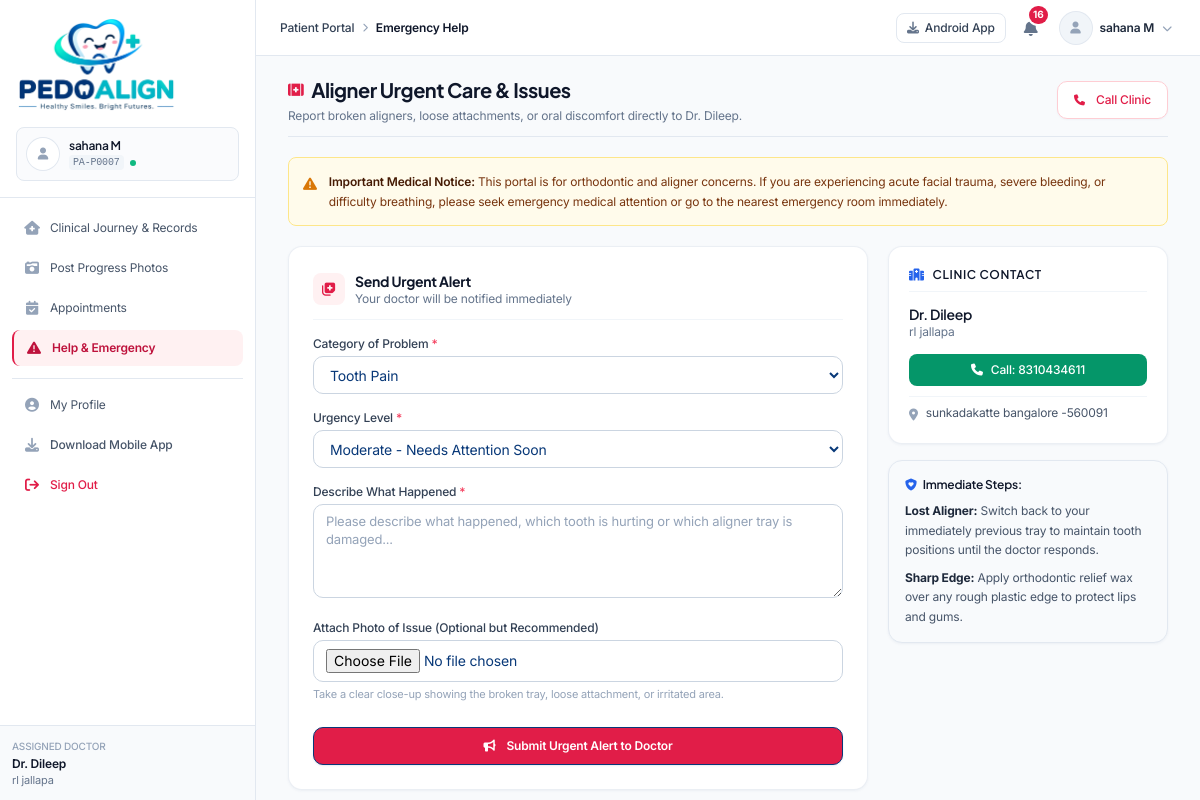
Page /patient/emergency/ (signed in) on the earlier database version.
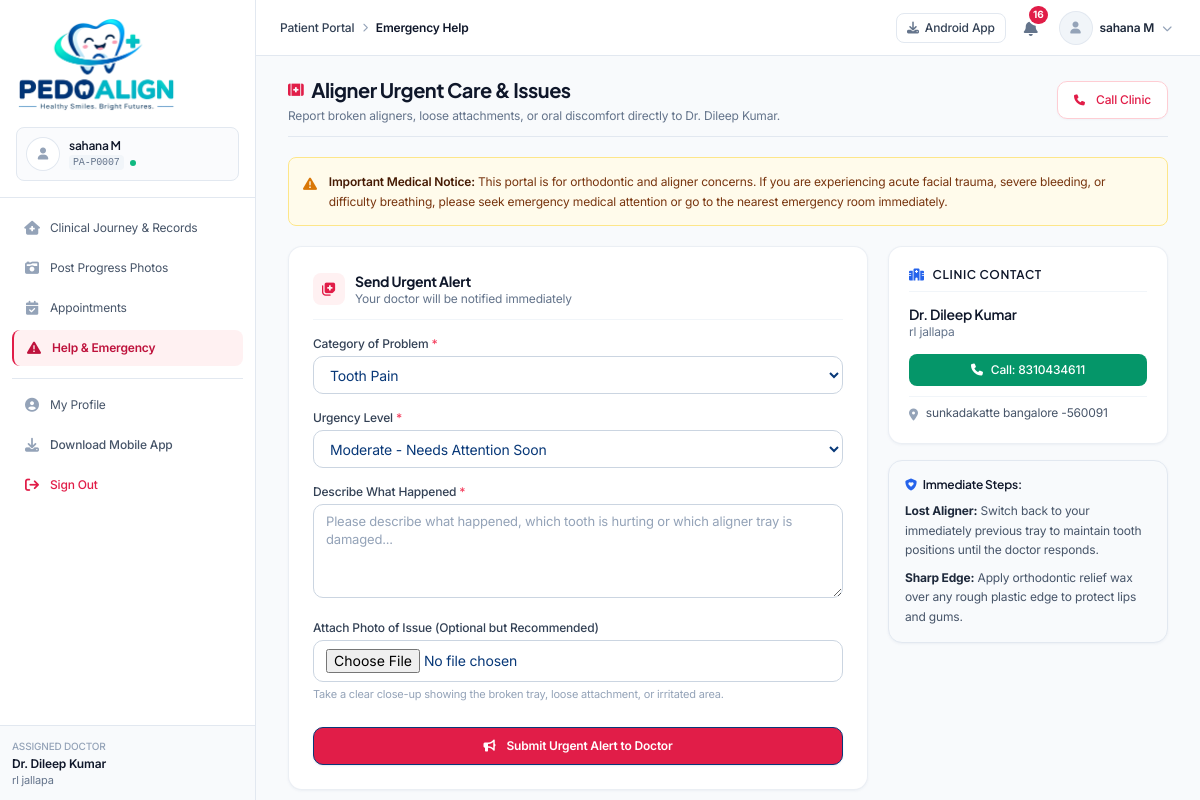
Same page on the later database version.
### patient/models.py (models this page shows, shortened)
class PatientProfile(models.Model):
    CONNECTION_STATUS_CHOICES = [
        ('NOT_CONNECTED', 'Not Connected'),
        ('PENDING_APPROVAL', 'Pending Doctor Approval'),
        ('CONNECTED', 'Connected to Doctor'),
        ('REJECTED', 'Connection Rejected'),
    ]
    CATEGORY_CHOICES = [
        ('CHILD', 'Child Patient'),
        ('ADULT', 'Adult Patient'),
    ]
    user = models.OneToOneField(User, on_delete=models.CASCADE, related_name='patient_profile')
    patient_id = models.CharField(max_length=30, unique=True, default=generate_patient_id)
    full_name = models.CharField(max_length=200)
    patient_category = models.CharField(max_length=20, choices=CATEGORY_CHOICES, default='CHILD', blank=True)
    date_of_birth = models.DateField(null=True, blank=True)
    phone_number = models.CharField(max_length=50)
    parent_guardian_name = models.CharField(max_length=150, blank=True, null=True, help_text="Parent / Guardian Name")
    parent_guardian_phone = models.CharField(max_length=50, blank=True, null=True)
    parent_guardian_email = models.EmailField(blank=True, null=True)
    parent_guardian_relationship = models.CharField(max_length=50, blank=True, null=True, default='Parent')
    avatar = models.ImageField(upload_to='patient_avatars/', blank=True, null=True)
    connected_patient_record = models.OneToOneField(
        'doctor.Patient',
        on_delete=models.SET_NULL,
        null=True,
        blank=True,
        related_name='portal_profile'
    )
    connection_status = models.CharField(
        max_length=30,
        choices=CONNECTION_STATUS_CHOICES,
        default='NOT_CONNECTED'
    )
    pending_code = models.ForeignKey(
        'doctor.PatientJoiningCode',
        on_delete=models.SET_NULL,
        null=True,
        blank=True,
        related_name='requesting_patient_profiles'
    )
    requested_at = models.DateTimeField(null=True, blank=True)
    created_at = models.DateTimeField(auto_now_add=True)
    updated_at = models.DateTimeField(auto_now=True)
    @property
    def is_connected(self):
        return self.connection_status == 'CONNECTED' and self.connected_patient_record is not None
    @property
    def doctor(self):
        if self.is_connected and self.connected_patient_record:
            return self.connected_patient_record.doctor
        return None

### doctor/models.py (models this page shows, shortened)
class Patient(models.Model):
    GENDER_CHOICES = [
        ('Male', 'Male'),
        ('Female', 'Female'),
        ('Other', 'Other'),
    ]
    STATUS_CHOICES = [
        ('PENDING_CONNECTION', 'Pending Connection'),
        ('ACTIVE', 'Active Treatment'),
        ('ON_HOLD', 'On Hold'),
        ('COMPLETED', 'Completed'),
        ('DISCONTINUED', 'Discontinued'),
    ]
    CATEGORY_CHOICES = [
        ('CHILD', 'Child Patient'),
        ('ADULT', 'Adult Patient'),
    ]
    FREQUENCY_CHOICES = [
        ('WEEKLY', 'Weekly'),
        ('MONTHLY', 'Monthly'),
        ('CUSTOM', 'Custom Date'),
    ]
    doctor = models.ForeignKey(DoctorProfile, on_delete=models.CASCADE, related_name='patients')
    patient_id = models.CharField(max_length=50, unique=True)
    first_name = models.CharField(max_length=100)
    last_name = models.CharField(max_length=100)
    patient_category = models.CharField(max_length=20, choices=CATEGORY_CHOICES, default='CHILD', blank=True)
    email = models.EmailField(blank=True, null=True)
    phone = models.CharField(max_length=50)
    age = models.PositiveIntegerField()
    gender = models.CharField(max_length=20, choices=GENDER_CHOICES)
    date_of_birth = models.DateField(blank=True, null=True)
    parent_guardian_name = models.CharField(max_length=150, blank=True, null=True, help_text="Parent / Guardian Name")
    parent_guardian_phone = models.CharField(max_length=50, blank=True, null=True)
    parent_guardian_email = models.EmailField(blank=True, null=True, help_text="Parent / Guardian Email")
    parent_guardian_relationship = models.CharField(max_length=50, blank=True, null=True, default='Parent', help_text="Father, Mother, Guardian")
    appointment_frequency = models.CharField(max_length=20, choices=FREQUENCY_CHOICES, default='MONTHLY', blank=True)
    MONITORING_FREQUENCY_CHOICES = [
        ('DAILY', 'Daily Update'),
        ('WEEKLY', 'Weekly Update'),
        ('MONTHLY', 'Monthly Update'),
    ]
    monitoring_frequency = models.CharField(
        max_length=20,
        choices=MONITORING_FREQUENCY_CHOICES,
        default='WEEKLY',
        blank=True,
        help_text="Patient dental monitoring photo cadence (Daily, Weekly, Monthly)"
    )
    current_operation = models.CharField(max_length=200, default='Turn Quest', blank=True, null=True)
    diagnosed_problem = models.TextField(blank=True, null=True, help_text="Patient's primary dental problem diagnosed by doctor")
    treatment_status = models.CharField(max_length=30, choices=STATUS_CHOICES, default='PENDING_CONNECTION')
    treatment_start_date = models.DateField(blank=True, null=True)
    treatment_duration_months = models.PositiveIntegerField(default=12)
    profile_photo = models.ImageField(upload_to='patient_profiles/', blank=True, null=True)
    notes = models.TextField(blank=True, null=True)
    is_archived = models.BooleanField(default=False)
    archived_at = models.DateTimeField(blank=True, null=True)
    archived_reason = models.TextField(blank=True, null=True)
    is_deactivated = models.BooleanField(default=False)
    deactivated_at = models.DateTimeField(blank=True, null=True)
    deactivation_reason = models.TextField(blank=True, null=True)
    created_at = models.DateTimeField(auto_now_add=True)
    updated_at = models.DateTimeField(auto_now=True)
    class Meta:
        ordering = ['-created_at']

class DoctorProfile(models.Model):
    SPECIALIZATION_CHOICES = [
        ('Pedodontist', 'Pedodontist'),
        ('Pediatric Dentist', 'Pediatric Dentist'),
        ('Dentist', 'Dentist'),
    ]
    user = models.OneToOneField(User, on_delete=models.CASCADE, related_name='doctor_profile')
    full_name = models.CharField(max_length=200)
    phone_number = models.CharField(max_length=50)
    dental_qualification = models.CharField(max_length=200, help_text="e.g. BDS, MDS, Pediatric Dentist")
    specialization = models.CharField(max_length=150, default='Pedodontist', help_text="Specialization entered by the doctor")
    ksdc_registration_number = models.CharField(max_length=100, blank=True, null=True, help_text="Karnataka State Dental Council (KSDC) Registration Number")
    clinic_name = models.CharField(max_length=250)
    clinic_address = models.TextField()
    license_number = models.CharField(max_length=100, blank=True, null=True)
    profile_picture = models.ImageField(upload_to='doctor_profiles/', blank=True, null=True)
    bio = models.TextField(blank=True, null=True)
    email_notifications = models.BooleanField(default=True)
    sms_alerts = models.BooleanField(default=True)
    emergency_push = models.BooleanField(default=True)
    created_at = models.DateTimeField(auto_now_add=True)
    updated_at = models.DateTimeField(auto_now=True)

### patient/views.py (the view, shortened to what this page needs)
# urls.py: path('emergency/', views.emergency_help_view, name='emergency'),
@login_required(login_url='patient:login')
def emergency_help_view(request):
    patient = get_patient_profile_or_none(request.user)
    if not patient:
        return redirect('patient:login')
    if not patient.is_connected:
        messages.warning(request, "Please connect with your doctor to submit emergency clinical alerts.")
        return redirect('patient:connect_doctor')
    form = PatientEmergencyReportForm(request.POST or None, request.FILES or None)
    recent_alerts = EmergencyAlert.objects.filter(
        patient=patient.connected_patient_record
    ).order_by('-reported_at')[:3]
    context = {
        'patient': patient,
        'doctor': patient.doctor,
        'form': form,
        'recent_alerts': recent_alerts,
    }
    return render(request, 'patient/emergency.html', context)

### patient/templates/patient/emergency.html (shortened to what the changed rows need)
{% extends 'patient/base.html' %}
{% load static %}
{% block content %}
<div class="max-w-4xl mx-auto space-y-5">
    <div class="flex flex-col sm:flex-row sm:items-center justify-between gap-3 pb-3 border-b border-slate-200">
        <div>
            <h1 class="text-xl font-bold text-slate-900 tracking-tight flex items-center gap-2">
                <i class="fa-solid fa-kit-medical text-rose-600 text-sm"></i> Aligner Urgent Care & Issues
            </h1>
            <p class="text-xs text-slate-500 mt-1">
                Report broken aligners, loose attachments, or oral discomfort directly to Dr. {{ doctor.full_name|default:"Your Doctor" }}.
            </p>
        </div>
    </div>
    <div class="grid grid-cols-1 lg:grid-cols-12 gap-5 items-start">
        <div class="lg:col-span-8 pa-card p-5 sm:p-6 bg-white space-y-4">
            <div class="flex items-center gap-2.5 pb-3 border-b border-slate-100">
                <div>
                    <h2 class="text-sm font-bold text-slate-900">Send Urgent Alert</h2>
                </div>
            </div>
        </div>
        <div class="lg:col-span-4 space-y-4">
            <div class="pa-card p-5 bg-white space-y-3">
                <div class="space-y-2.5 text-xs">
                    <div>
                        <h4 class="font-semibold text-slate-900 text-sm">Dr. {{ doctor.full_name|default:"Doctor" }}</h4>
                        <p class="text-slate-500">{{ doctor.clinic_name|default:"PEDO ALIGN Partner Clinic" }}</p>
                    </div>
                    {% if doctor.phone_number %}
                    <div class="pt-1">
                        <a href="tel:{{ doctor.phone_number }}" class="w-full flex items-center justify-center gap-2 py-2 px-3 rounded-lg bg-emerald-600 hover:bg-emerald-700 text-white font-medium text-xs transition shadow-xs">
                            <i class="fa-solid fa-phone text-xs"></i> Call: {{ doctor.phone_number }}
                        </a>
                    </div>
                    {% endif %}
                    {% if doctor.clinic_address %}
                    <div class="pt-2 border-t border-slate-100 text-slate-600 flex items-start gap-2 text-xs">
                        <i class="fa-solid fa-location-dot text-slate-400 mt-0.5 text-xs"></i>
                        <span>{{ doctor.clinic_address }}</span>
                    </div>
                    {% endif %}
                </div>
            </div>
        </div>
    </div>
</div>
{% endblock %}

### patient/templates/patient/base.html (shortened to what the changed rows need)
{% load static %}
<!DOCTYPE html>
<html lang="en" class="h-full bg-[#F3F8FC]">
<head>
    <script src="https://cdn.tailwindcss.com"></script>
    <link rel="stylesheet" href="https://cdnjs.cloudflare.com/ajax/libs/font-awesome/6.5.1/css/all.min.css">
    <link rel="stylesheet" href="{% static 'patient/css/patient.css' %}">
</head>
<body class="h-full flex flex-col font-sans text-slate-700 bg-[#F3F8FC] antialiased selection:bg-teal-100 selection:text-navy-900">
    <div class="flex h-screen overflow-hidden">
        <aside id="patientSidebar" class="hidden lg:flex lg:flex-col w-64 bg-white border-r border-slate-200 z-30 flex-shrink-0">
            <div class="p-4 border-b border-slate-200 bg-white">
                {% if current_patient %}
                <div class="mt-3.5 p-2.5 rounded-lg border border-slate-200 bg-slate-50/70 flex items-center gap-2.5">
                    <div class="w-8 h-8 rounded-full overflow-hidden flex-shrink-0 ring-1 ring-slate-200 bg-white flex items-center justify-center text-slate-600 font-medium text-xs">
                        {% if current_patient.avatar %}
                            <img src="{{ current_patient.avatar.url }}" alt="{{ current_patient.full_name }}" class="w-full h-full object-cover">
                        {% else %}
                            <i class="fa-solid fa-user text-slate-400 text-xs"></i>
                        {% endif %}
                    </div>
                    <div class="min-w-0 flex-1">
                        <h4 class="text-xs font-semibold text-slate-900 truncate leading-tight">{{ current_patient.full_name }}</h4>
                        <div class="flex items-center gap-1.5 mt-0.5">
                            <span class="text-[10px] font-mono text-slate-500 bg-slate-100 px-1 py-0.2 rounded">{{ current_patient.patient_id }}</span>
                            {% if current_patient.is_connected %}
                            <span class="w-1.5 h-1.5 rounded-full bg-emerald-500" title="Connected to Dr. {{ current_patient.doctor.full_name }}"></span>
                            {% else %}
                            <span class="w-1.5 h-1.5 rounded-full bg-amber-400" title="Not connected to doctor"></span>
                            {% endif %}
                        </div>
                    </div>
                </div>
                {% endif %}
            </div>
            {% if current_patient and current_patient.is_connected %}
            <div class="p-3 border-t border-slate-200 bg-slate-50 text-xs">
                <p class="text-[10px] uppercase font-medium text-slate-400">Assigned Doctor</p>
                <p class="font-semibold text-slate-900 truncate mt-0.5">Dr. {{ current_patient.doctor.full_name }}</p>
                <p class="text-[11px] text-slate-500 truncate">{{ current_patient.doctor.clinic_name }}</p>
            </div>
            {% endif %}
        </aside>
        <div class="flex-1 flex flex-col min-w-0 overflow-hidden bg-slate-50">
            <header class="h-14 w-full bg-white border-b border-slate-200 flex items-center justify-between px-4 sm:px-6 z-30 flex-shrink-0 shadow-xs">
                <div class="flex items-center gap-2.5">
                    {% if current_patient %}
                    <div class="relative inline-block text-left" id="userMenuContainer">
                        <button type="button"
                                onclick="toggleUserDropdown(event)"
                                id="userMenuBtn"
                                class="flex items-center gap-2 p-1 rounded-lg hover:bg-slate-100 transition focus:outline-none focus:ring-2 focus:ring-blue-100"
                                aria-label="Open patient user menu"
                                aria-expanded="false"
                                aria-haspopup="true">
                            <div class="w-8 h-8 rounded-full overflow-hidden ring-1 ring-slate-200 bg-slate-100 flex items-center justify-center text-slate-600 text-xs flex-shrink-0 shadow-xs pointer-events-none">
                                {% if current_patient.avatar %}
                                    <img src="{{ current_patient.avatar.url }}" alt="{{ current_patient.full_name }}" class="w-full h-full object-cover pointer-events-none">
                                {% else %}
                                    <i class="fa-solid fa-user text-slate-400 text-xs pointer-events-none"></i>
                                {% endif %}
                            </div>
                            <span class="text-xs font-semibold text-slate-800 hidden sm:inline-block max-w-[120px] truncate pointer-events-none">{{ current_patient.full_name }}</span>
                            <i class="fa-solid fa-chevron-down text-[10px] text-slate-400 pointer-events-none"></i>
                        </button>
                    </div>
                    {% endif %}
                </div>
            </header>
            <main class="flex-1 overflow-y-auto px-4 sm:px-6 lg:px-8 py-5 pb-24 lg:pb-6 custom-scrollbar">
                {% block content %}{% endblock %}
            </main>
        </div>
    </div>
</body>
</html>

Differences in the rows shown:
changed through a linked row, PatientProfile "sahana M": doctor.full_name "Dileep" → "Dileep Kumar"
changed DoctorProfile "rl jallapa": full_name "Dileep" → "Dileep Kumar"
